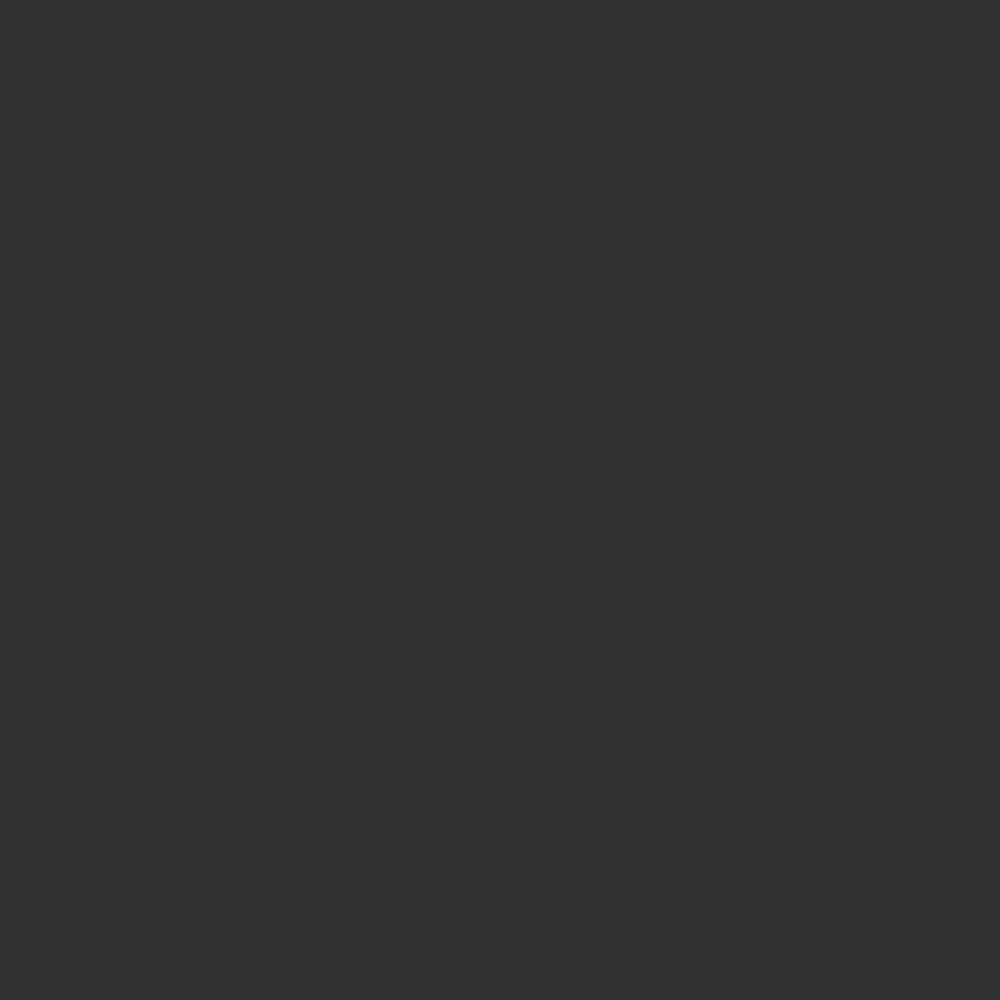
Frame 1 (no input)
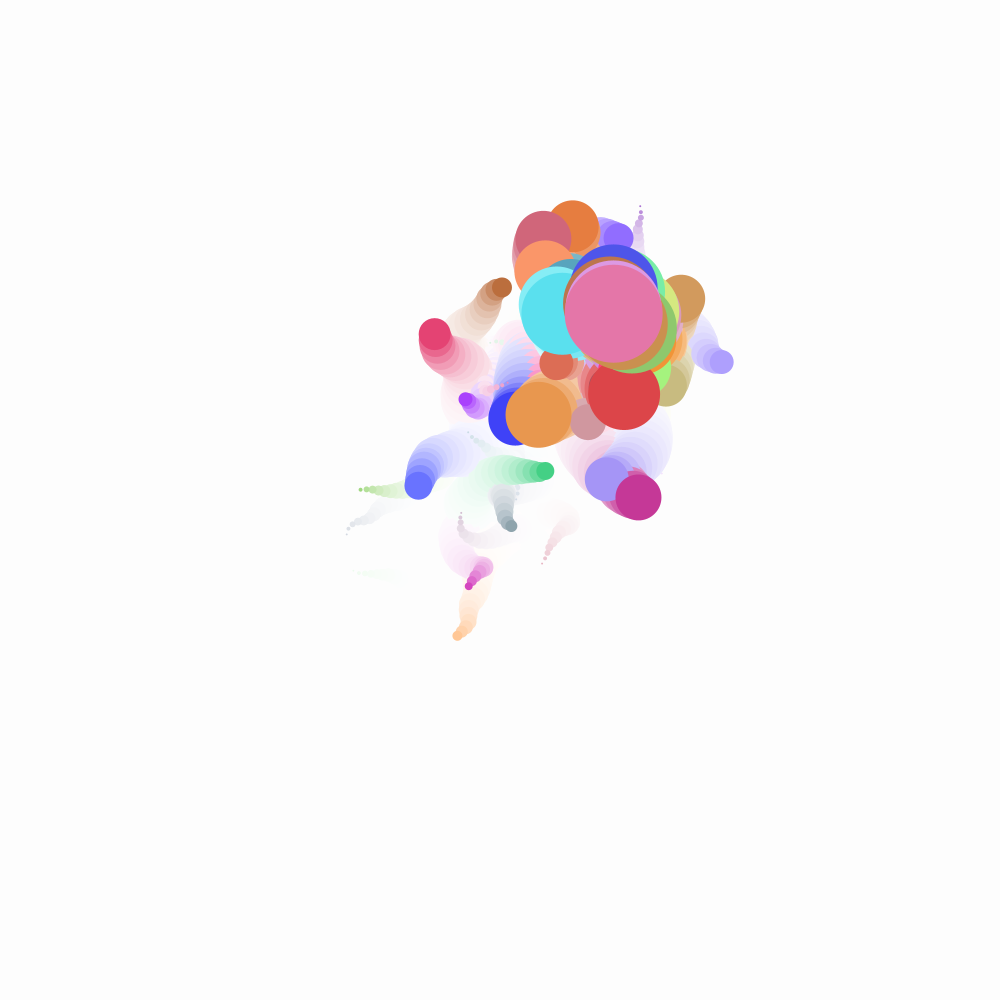
Frame 60 (the mouse pressed at the canvas centre just before this capture)
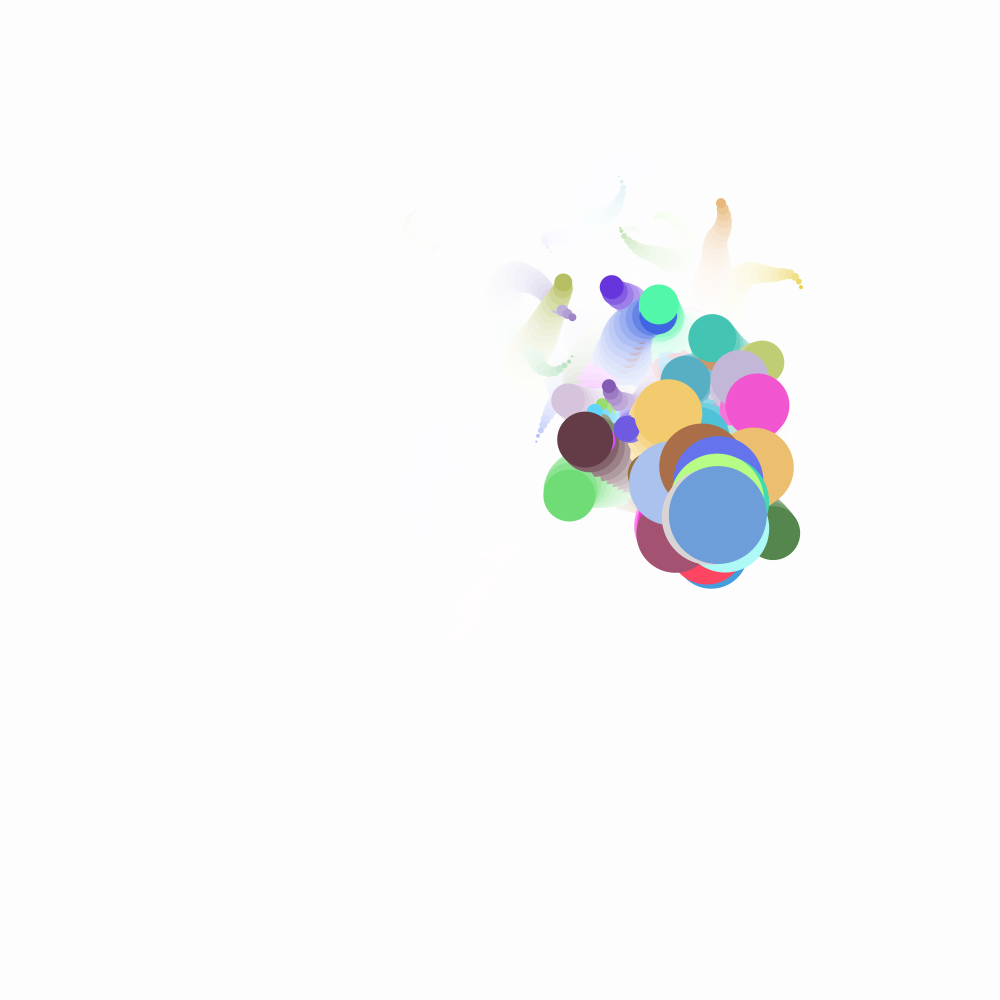
Frame 120 (the mouse held since frame 60 and released just before this capture)

The Processing sketch that drew these frames (run headless with seeded random() and noise(); from frame 60 on, the mouse is pressed at the canvas centre):

// Processing sketch: Octopus
// ── Octopus.pde
import java.util.Iterator;

final float MAX_SPEED = 4;
final float BOUNCE = -0.5;
final float LIFESPAN_DECREMENT = 2.0;
final int SHRINK_RATE = 2;//5;
final int MAX_PARTICLES = 100;

Spawner spawner;
boolean displayColour = true;
int delay = 0;

ParticleSystem system = new ParticleSystem();

void setup()
{
  //fullScreen();
  //size(deviceWidth,750);
  background(0);
  
  size(1000,1000);
  
  spawner = new Spawner();
}

void draw() 
{
  // Update our particle system each frame
  system.update();
  spawner.update();
  
  if (system.count < MAX_PARTICLES) {
    if (millis() > delay) {
      system.addParticle(new PVector(spawner.loc.x, spawner.loc.y));
      delay = millis() + 5;
    }
  }
  
  noStroke();
  fill(255, 50);
  rect(0, 0, width, height);
}

void mouseDragged()
{
  if (system.count < MAX_PARTICLES) {
    system.addParticle(new PVector(mouseX, mouseY));
  }
}

void keyPressed() 
{
  displayColour = !displayColour;  
}

class ParticleSystem
{
  ArrayList<Wanderer> wanderers = new ArrayList<Wanderer>();
  int count = 0;
  
  ParticleSystem() { }
  
  void addParticle(PVector loc)
  {
    count++;
    wanderers.add(new Wanderer(loc));
  }
  
  void update()
  {
    // Use an iterator to loop through active particles
    Iterator<Wanderer> i = wanderers.iterator();
    
    while(i.hasNext()) {
      // Get next particle
      Wanderer w = i.next();
      
      // update position and lifespan
      w.update();
      
      // Remove particle if dead
      if (w.isDead()) {
        i.remove();
        count--;
      } else {
        w.display();
      }
    }
  }
}

class Particle
{
  PVector velocity = new PVector(random(-MAX_SPEED, MAX_SPEED), random(-MAX_SPEED, MAX_SPEED));
  PVector pos;
  int size = 250;
  ColourGenerator colour = new ColourGenerator();
  
  Particle(PVector origin)
  {
    pos = origin;  
  }
  
  void move()
  {
    // Apply velocity to particle
    pos.add(velocity);
    
    // Boundary check
    if (pos.x < 0) {
      pos.x = 0;
      velocity.x *= BOUNCE;
    } else if (pos.x > width) {
      pos.x = width;
      velocity.x *= BOUNCE;
    }
    if (pos.y < 0) {
      pos.y = 0;
      velocity.y *= BOUNCE;
    } else if (pos.y > height) {
      pos.y = height;
      velocity.y *= BOUNCE;
    }
    
    //colour.update();
    
    // Decrease size
    size -= SHRINK_RATE;
  }
  
  void display()
  {
    colour.update();
    noFill();
    fill(colour.R, colour.G, colour.B);
    ellipse(pos.x, pos.y, size, size);
  }
  
  boolean isDead()
  {
    if (size < 0) {
      return true;
    } else {
      return false;
    }
  }
}

class Wanderer {
  PVector loc;
  PVector vel;
  PVector acc;
  
  int size = 100;
  float angle;

  ColourGenerator colour = new ColourGenerator();
  
  Wanderer(PVector loc2) 
  {
    loc = new PVector(loc2.x, loc2.y);
    vel = new PVector(0, 0);
    acc = new PVector(0, 0);
  }
  
  void update()
  {
    // Move in random direction with random speed
    angle += random(0, TWO_PI);
    float magnitude = random(0, 4); //3
    
    // Work out force 
    acc.x += cos(angle) * magnitude;
    acc.y += sin(angle) * magnitude;
    
    // limit result
    acc.limit(3);
    
    // Add to current velocity
    vel.add(acc);
    vel.limit(6);
    
    // Appy result to current location
    loc.add(vel);
    
    // Wrap around screen
    if (loc.x > width)
      loc.x -= width;
     if (loc.x < 0)
       loc.x += width;
     if(loc.y > height)
       loc.y -= height;
     if(loc.y < 0)
       loc.y += height;
       
       size -= SHRINK_RATE;
  }
  
  void display() 
  {
     if (displayColour) {
         colour.update();
        fill(colour.R, colour.G, colour.B);
     } else {
         fill(255);
     }
     ellipse(loc.x, loc.y, size, size);
  }
  
  boolean isDead()
  {
    if (size < 0) {
      return true;
    } else {
      return false;
    }
  }
}

class Spawner {
  PVector loc;
  PVector target;
  int interval;
  
  Spawner() 
  {
    loc = new PVector(width/2, height/2);
    target = new PVector(random(width), random(height));
    interval = millis() + (int) random(750, 1500);
  }
  
  void update()
  {
     if (millis() > interval) {
       interval = millis() + (int) random(750, 1500);
       target = new PVector(random(width), random(height));
     }
     
     loc.x = lerp(loc.x, target.x, 0.025);
     loc.y = lerp(loc.y, target.y, 0.025);
  }
  
}

class ColourGenerator
{
  final static float MIN_SPEED = 0.2;
  final static float MAX_SPEED = 0.7;
  float R, G, B;
  float Rspeed, Gspeed, Bspeed;
  
  ColourGenerator()
  {
    init();  
  }
  
  public void init()
  {
    // Starting colour
    R = random(255);
    G = random(255);
    B = random(255);
    
    // Starting transition speed
    Rspeed = (random(1) > 0.5 ? 1 : -1) * random(MIN_SPEED, MAX_SPEED);
    Gspeed = (random(1) > 0.5 ? 1 : -1) * random(MIN_SPEED, MAX_SPEED);
    Bspeed = (random(1) > 0.5 ? 1 : -1) * random(MIN_SPEED, MAX_SPEED);
  }
  
  public void update()
  {
    // Use transition to alter original colour (Keep within RGB bounds)
    Rspeed = ((R += Rspeed) > 255 || (R < 0)) ? -Rspeed : Rspeed;
    Gspeed = ((G += Gspeed) > 255 || (G < 0)) ? -Gspeed : Gspeed;
    Rspeed = ((B += Bspeed) > 255 || (B < 0)) ? -Bspeed : Bspeed;
  }
  
}
